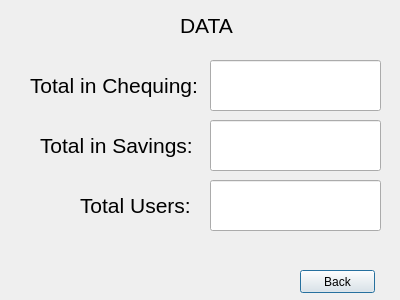
<?xml version="1.0" encoding="UTF-8"?>
<ui version="4.0">
 <class>BankData</class>
 <widget class="QDialog" name="BankData">
  <property name="geometry">
   <rect>
    <x>0</x>
    <y>0</y>
    <width>400</width>
    <height>300</height>
   </rect>
  </property>
  <property name="windowTitle">
   <string>Dialog</string>
  </property>
  <widget class="QLineEdit" name="lineEdit">
   <property name="geometry">
    <rect>
     <x>210</x>
     <y>120</y>
     <width>171</width>
     <height>51</height>
    </rect>
   </property>
   <property name="font">
    <font>
     <pointsize>18</pointsize>
    </font>
   </property>
   <property name="text">
    <string/>
   </property>
  </widget>
  <widget class="QLineEdit" name="lineEdit_2">
   <property name="geometry">
    <rect>
     <x>210</x>
     <y>60</y>
     <width>171</width>
     <height>51</height>
    </rect>
   </property>
  </widget>
  <widget class="QLineEdit" name="lineEdit_3">
   <property name="geometry">
    <rect>
     <x>210</x>
     <y>180</y>
     <width>171</width>
     <height>51</height>
    </rect>
   </property>
  </widget>
  <widget class="QLabel" name="label">
   <property name="geometry">
    <rect>
     <x>30</x>
     <y>70</y>
     <width>171</width>
     <height>31</height>
    </rect>
   </property>
   <property name="font">
    <font>
     <pointsize>16</pointsize>
    </font>
   </property>
   <property name="text">
    <string>Total in Chequing:</string>
   </property>
  </widget>
  <widget class="QLabel" name="label_2">
   <property name="geometry">
    <rect>
     <x>40</x>
     <y>130</y>
     <width>161</width>
     <height>31</height>
    </rect>
   </property>
   <property name="font">
    <font>
     <pointsize>16</pointsize>
    </font>
   </property>
   <property name="text">
    <string>Total in Savings:</string>
   </property>
  </widget>
  <widget class="QLabel" name="label_3">
   <property name="geometry">
    <rect>
     <x>80</x>
     <y>190</y>
     <width>121</width>
     <height>31</height>
    </rect>
   </property>
   <property name="font">
    <font>
     <pointsize>16</pointsize>
    </font>
   </property>
   <property name="text">
    <string>Total Users:</string>
   </property>
  </widget>
  <widget class="QLabel" name="label_4">
   <property name="geometry">
    <rect>
     <x>180</x>
     <y>10</y>
     <width>61</width>
     <height>31</height>
    </rect>
   </property>
   <property name="font">
    <font>
     <pointsize>16</pointsize>
    </font>
   </property>
   <property name="text">
    <string>DATA</string>
   </property>
  </widget>
  <widget class="QPushButton" name="pushButton">
   <property name="geometry">
    <rect>
     <x>300</x>
     <y>270</y>
     <width>75</width>
     <height>23</height>
    </rect>
   </property>
   <property name="text">
    <string>Back</string>
   </property>
  </widget>
 </widget>
 <resources/>
 <connections/>
</ui>
